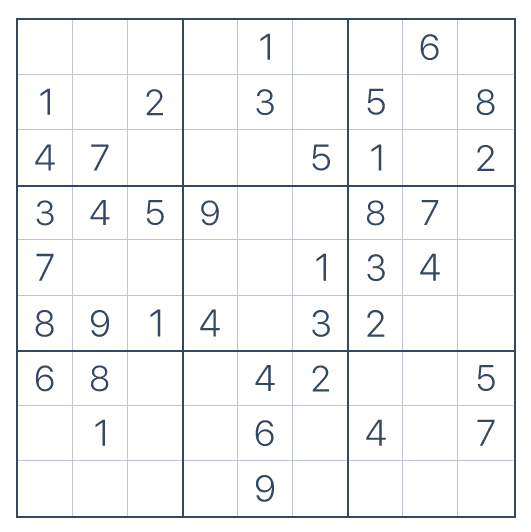
#> input picture puzzles/1.PNG, 531 x 532 px, found by its file name
$ python main.py
#> lines starting #> are read from the running program, lines starting #| are printed output that depends on the picture; after the words box and inside, x2 and y2 are one past the last pixel; in counts of white or black regions, pixels touching at a corner belong together
### libs/number_recog.py
import cv2
import numpy as np
from os import path
from skimage.metrics import structural_similarity

from libs.region_of_interest import ROI
from libs.grid_estimator import GridEstimator

class NumberRecog:

	def __init__(self, image_path, estimateGrid = True, visualise = True):
#> called with image_path = 'puzzles/1.png', estimateGrid = True, visualise = True
		self.image = cv2.imread(image_path)
#> self.image is the input picture: shape (532, 531, 3); mean B, G, R 246.8, 245.4, 244.3
		self.visualise = visualise

		self.cleanImage()

		self.grid_mean_width = int(self.image.shape[0] / 9)
		self.grid_mean_height = int(self.image.shape[1] / 9)

		if estimateGrid:
			estimator = GridEstimator(self.image)
			self.grid_mean_width, self.grid_mean_height = estimator.estimateGridSize()


	def showImage(self, image):
		if self.visualise:
			cv2.imshow('image', image)
			cv2.waitKey(0)
			cv2.destroyAllWindows()


	def getNumberContours(self):
		# Prepare image
		blurred = cv2.GaussianBlur(self.image, (5, 5), 0)
		thresh = cv2.threshold(blurred, 0, 255, cv2.THRESH_BINARY_INV + cv2.THRESH_OTSU)[1]

		# Get the contours with a full tree hierarchy
		contours, hierarchy = cv2.findContours(thresh, cv2.RETR_TREE, cv2.CHAIN_APPROX_SIMPLE)

		items_seen = []
		contours_of_interest = []

		# Copy the image to display the contours
		contour_image = self.display_image.copy()

		# Loop the contours and hierarchy
		for i, contour in enumerate(contours):
			area = cv2.contourArea(contour)

			# Check area of the contour, skip big areas
			if area > ((self.image.shape[0] ** 2) / 81):
				continue

			# Fetch the parent of the item
			(_, _, _, parent) = hierarchy[0][i]

			# The 4, 6, 8, and 9 get smaller contours on the inside. Luckily the hierarchy
			# makes sure that the smaller contours are always a child of the contour that
			# we are interested in. Therefore, if we have already seen the parent of this
			# item we want to skip it
			if parent not in items_seen:
				if self.visualise:
					x, y, w, h = cv2.boundingRect(contour)
					cv2.rectangle(contour_image, (x, y), (x + w, y + h), (0, 255, 0), 2)

				contours_of_interest.append(contour)

			items_seen.append(i)

		if self.visualise:
			self.showImage(contour_image)

		return contours_of_interest


	# Called with y, x instead of x, y to match numpy matrix indexing
	def getGridLocation(self, y, x):
		y_pos = int((y / self.grid_mean_height).round())
		x_pos = int((x / self.grid_mean_width).round())

		return (y_pos, x_pos)


	def cleanImage(self):
		# Make uniform size
		image_resize = cv2.resize(self.image, (500, 500))

		# Get the edges of the image
		gray = cv2.cvtColor(image_resize, cv2.COLOR_BGR2GRAY)
		edged = cv2.Canny(gray, 50, 200, 255)
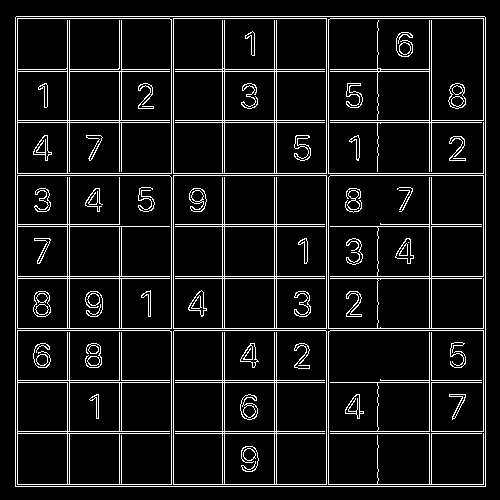
#> edged: shape (500, 500); 8.7% white in thin lines or dots, all inside (x1, y1, x2, y2) = (15, 16, 486, 487)

		# Detect the outer contour
		contours, hierarchy = cv2.findContours(edged, cv2.RETR_EXTERNAL, cv2.CHAIN_APPROX_NONE)
#> contours = 1 contour; box (x1, y1, x2, y2) and area: (15, 16, 486, 487) 220899

		# Crop out the outer padding of the image
		x, y, w, h = cv2.boundingRect(contours[0])
#> x = 15; y = 16; w = 471; h = 471
		image_cropped = image_resize[y:y + h, x:x + w]

		image_resize = cv2.resize(image_cropped, (500, 500))

		# Keep a version of the image for visualisation
		self.display_image = image_resize

		# Grayscale the image for further processing
		self.image = cv2.cvtColor(image_resize, cv2.COLOR_BGR2GRAY)
#> self.image: shape (500, 500)
#> in estimateGridSize, `bw = cv2.adaptiveThreshold(gray, 255, cv2.ADAPTIVE_THRESH_GAUSSIAN_C, ..`: bw: shape (500, 500); 10.6% white; 47 white regions, largest, box (x1, y1, x2, y2) and area: (0, 1, 500, 500) 9772, (335, 337, 495, 495) 1496, (5, 336, 163, 496) 1487


	def getRegions(self):
		number_contours = self.getNumberContours()

		rois = []

		for contour in number_contours:
			(x, y, w, h) = cv2.boundingRect(contour)

			# Crop out the regions of interest
			roi_img = self.image[y:y + h, x:x + w]
			grid_loc = self.getGridLocation(y, x)
			# self.showImage(roi_img)

			rois.append(ROI(roi_img, grid_loc))

		return rois


	def loadExamples(self):
		self.number_examples = []

		for i in range(1, 10):
			example_path = 'numbers/%i.png' % i

			if not path.exists(example_path):
				raise Exception('Example number file %s doesn\'t exist yet, make sure to generate these first.' % example_path)

			number_image = cv2.imread(example_path)
			number_image = cv2.cvtColor(number_image, cv2.COLOR_BGR2GRAY)

			self.number_examples.append(number_image)


	# [24 lines left out: functions matchToExample, appendNumbersToROI, not called in this run]


	def extract(self):
		rois = self.getRegions()

		self.loadExamples()
		self.appendNumbersToROI(rois)

		return rois

### libs/grid_estimator.py
import cv2
import numpy as np

class GridEstimator:

	def __init__(self, image):
		self.image = image


	# [4 lines left out: function showImage, not called in this run]


	def getStructure(self, image, size, direction = 'horizontal'):
#> called with size = 50, direction = 'horizontal'
		total = image.shape[0 if direction == 'vertical' else 1]
#> total = 500
		direction_size = int(total / size)
#> direction_size = 10

		if direction == 'vertical':
			return cv2.getStructuringElement(cv2.MORPH_RECT, (1, direction_size))
		elif direction == 'horizontal':
			return cv2.getStructuringElement(cv2.MORPH_RECT, (direction_size, 1))


	def applyStructure(self, image, struct, fill = False):
#> called with struct = array of shape (1, 10), fill = True
		if fill:
			applied = cv2.dilate(image, struct)
#> applied: shape (500, 500); 30.8% white; 39 white regions, largest, box (x1, y1, x2, y2) and area: (0, 1, 500, 500) 58651, (15, 292, 43, 320) 623, (71, 292, 98, 319) 604
			applied = cv2.erode(applied, struct)
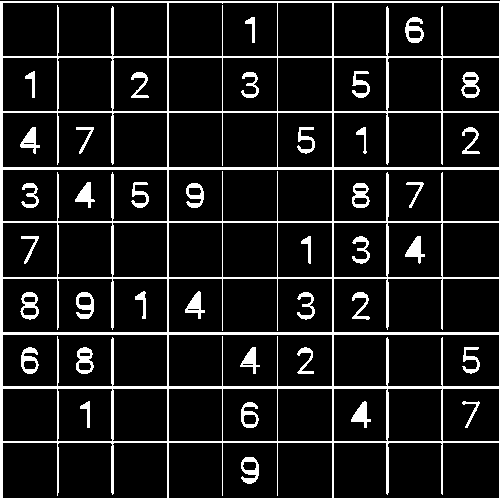
#> applied: shape (500, 500); 11.3% white; 39 white regions, largest, box (x1, y1, x2, y2) and area: (0, 1, 500, 500) 20680, (76, 292, 94, 319) 271, (241, 457, 259, 484) 268
		else:
			applied = cv2.erode(image, struct)
			applied = cv2.dilate(applied, struct)

		return applied


	def estimateGridSize(self):
		gray = cv2.bitwise_not(self.image)
		bw = cv2.adaptiveThreshold(gray, 255, cv2.ADAPTIVE_THRESH_GAUSSIAN_C, cv2.THRESH_BINARY, 11, -2)
		# self.showImage(bw)

		# Fill out the image because the adaptive threshold misses some pixels
		horz_struct = self.getStructure(bw, 50, 'horizontal')
		refined_image = self.applyStructure(bw.copy(), horz_struct, True)

		vert_struct = self.getStructure(bw, 50, 'vertical')
#> vert_struct = [1, 1, 1, 1, 1, 1, 1, 1, 1, 1]
		refined_image = self.applyStructure(refined_image, vert_struct, True)
#> in applyStructure (call 2), `applied = cv2.dilate(image, struct)`: applied: shape (500, 500); 31.2% white; 39 white regions, largest, box (x1, y1, x2, y2) and area: (0, 0, 500, 500) 60400, (20, 288, 39, 325) 599, (76, 288, 94, 324) 588
#> in applyStructure (call 2), `applied = cv2.erode(applied, struct)`: applied: shape (500, 500); 12.9% white; 39 white regions, largest, box (x1, y1, x2, y2) and area: (0, 0, 500, 500) 21520, (20, 293, 39, 321) 428, (76, 293, 94, 320) 426

		# Remove the numbers from the image
		horz_struct = self.getStructure(bw, 4, 'horizontal')
		horizontal = self.applyStructure(refined_image.copy(), horz_struct)
#> call 3 of applyStructure, with struct = array of shape (1, 125), fill = False
#> in applyStructure (call 3), `applied = cv2.erode(image, struct)`:
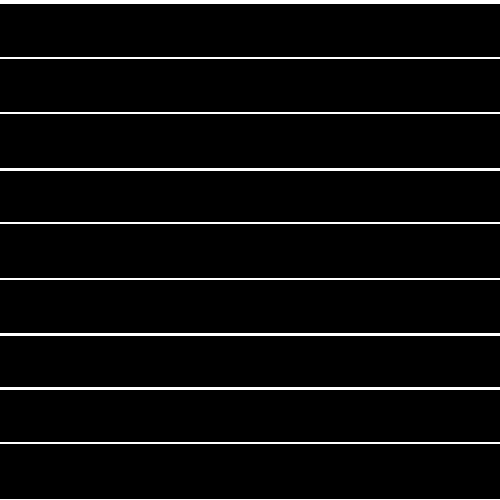
#> applied: shape (500, 500); 4.8% white; 10 white regions, largest, box (x1, y1, x2, y2) and area: (0, 0, 500, 4) 2000, (0, 168, 500, 171) 1500, (0, 333, 500, 336) 1500

		vert_struct = self.getStructure(bw, 4, 'vertical')
#> vert_struct = 125 values from 1 to 1
		vertical = self.applyStructure(refined_image.copy(), vert_struct)
#> in applyStructure (call 4), `applied = cv2.erode(image, struct)`: applied: shape (500, 500); 4% white; 10 white regions

		merged = horizontal + vertical
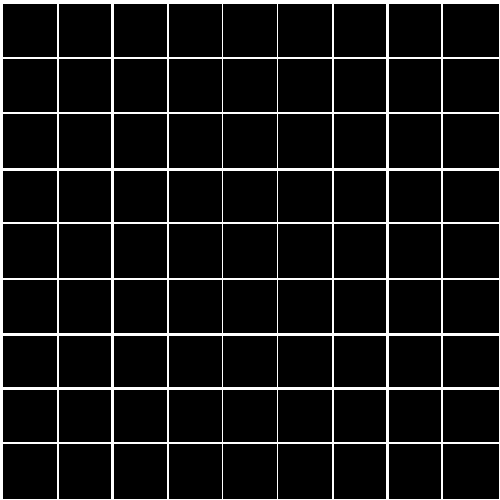
#> merged: shape (500, 500); min 0, max 255, mean 21.9
		# self.showImage(merged)

		# Get the grid contours
		contours, hierarchy = cv2.findContours(merged, cv2.RETR_TREE, cv2.CHAIN_APPROX_SIMPLE)
#> contours = 82 contours; largest, box (x1, y1, x2, y2) and area: (0, 0, 500, 500) 249001, (442, 443, 500, 500) 3190, (442, 223, 500, 279) 3133, (442, 113, 500, 169) 3133, (277, 443, 333, 500) 3078

		counter = 0
		grid_width = []
		grid_height = []
		inner_width = []
		inner_height = []

		# Loop the contours and store their height and width
		for c in contours:
			area = cv2.contourArea(c)

			# Filter the outer contour
			if area > ((bw.shape[0] ** 2) / 2):
				continue

			counter = counter + 1

			(_, _, w, h) = cv2.boundingRect(c)

			inner_width.append(w)
			inner_height.append(h)

			if counter % 9 == 0:
				grid_width.append(inner_width)
				grid_height.append(inner_height)
				inner_width = []
				inner_height = []
#> this loop made 82 passes
#> (area, w, h) on passes 2 to 13: (3190, 58, 57), (2966, 54, 57), (2966, 54, 57), (3078, 56, 57), (3078, 56, 57), (3022, 55, 57), (3022, 55, 57), (2966, 54, 57), (3078, 56, 57), (3019, 58, 54), (2807, 54, 54), (2807, 54, 54)
#> (c, area) on pass 1: ([[0, 0], [0, 499], [499, 499], [499, 0]], 249001)
#> after the loop, counter = 81; grid_height = 9 items; grid_width = 9 items

		# Get the mean width and height
		grid_mean_width = np.median(np.median(grid_width, 0))
#> grid_mean_width = 55
		grid_mean_height = np.median(np.median(grid_height, 0))
#> grid_mean_height = 55

		return (grid_mean_width, grid_mean_height)

### libs/region_of_interest.py
class ROI:

	def __init__(self, image, position, number = None):
		self.image = image
		self.position = position
		self.number = number


	def getPosition(self):
		return self.position


	def getImage(self):
		return self.image


	def getNumber(self):
		return self.number


	def setNumber(self, number):
		self.number = number

### main.py
import cv2
from libs.number_recog import NumberRecog
from libs.fill_matrix import getFilledMatrix

recog = NumberRecog('puzzles/1.png')
number_extracts = recog.extract()
#> in getNumberContours, `thresh = cv2.threshold(blurred, 0, 255, cv2.THRESH_BINARY_INV + cv2.TH..`:
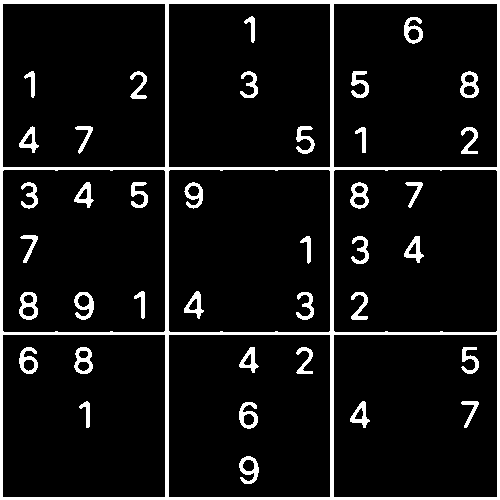
#> thresh: shape (500, 500); 8.6% white; 39 white regions
#> in getNumberContours, `contours, hierarchy = cv2.findContours(thresh, cv2.RETR_TREE, cv2.CHAI..`: contours = 68 contours; largest, box (x1, y1, x2, y2) and area: (0, 0, 500, 500) 249001, (333, 3, 498, 168) 26894, (333, 334, 498, 498) 26730, (2, 3, 166, 168) 26730, (333, 169, 498, 333) 26713
#> the loop in getNumberContours, `for i, contour in enumerate(contours):` made 68 passes
#> (area, parent, x, y, w, h) on passes 3, 4, 6, 8, 10, 12, 13, 16, 17, 20, 23, 24: (119, 1, 461, 401, 18, 27), (245, 1, 350, 401, 20, 27), (170, 1, 461, 347, 18, 27), (330.5, 6, 239, 456, 20, 28), (313, 6, 239, 402, 19, 27), (152, 6, 296, 347, 17, 27), (235.5, 6, 239, 347, 20, 26), (100, 14, 79, 401, 11, 27), (371, 14, 74, 347, 19, 27), (308.5, 14, 19, 347, 19, 27), (167.5, 21, 351, 292, 17, 28), (251, 21, 404, 236, 20, 27)
#> (area, parent) on passes 5, 9, 11, 14, 18, 19: (68, 3), (116, 7), (107.5, 9), (61, 12), (92, 16), (66, 16)
#> after the loop in getNumberContours, `for i, contour in enumerate(contours):`:
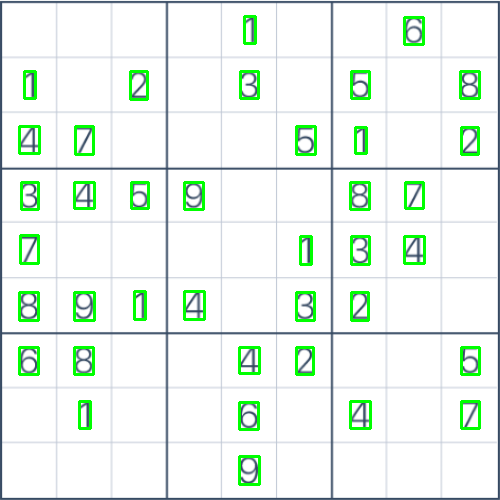
#> contour_image: shape (500, 500, 3); mean B, G, R 236.1, 244.8, 233.4
#> after the loop in getNumberContours, `for i, contour in enumerate(contours):`: contours_of_interest = 38 contours; largest, box (x1, y1, x2, y2) and area: (19, 292, 38, 320) 395, (460, 71, 479, 98) 374, (74, 347, 93, 374) 371, (350, 182, 369, 209) 357, (74, 292, 94, 320) 334; items_seen = 58 values from 2 to 67
#> in getRegions, `number_contours = self.getNumberContours()`: number_contours has the same summary as contours_of_interest in getNumberContours
#> the loop in getRegions, `for contour in number_contours:` made 38 passes
#> (x, y, w, h, y_pos in getGridLocation, x_pos in getGridLocation) on passes 1 to 12: (461, 401, 18, 27, 7, 8), (350, 401, 20, 27, 7, 6), (461, 347, 18, 27, 6, 8), (239, 456, 20, 28, 8, 4), (239, 402, 19, 27, 7, 4), (296, 347, 17, 27, 6, 5), (239, 347, 20, 26, 6, 4), (79, 401, 11, 27, 7, 1), (74, 347, 19, 27, 6, 1), (19, 347, 19, 27, 6, 0), (351, 292, 17, 28, 5, 6), (404, 236, 20, 27, 4, 7)
#> (x, y, w, h) on pass 20: (74, 292, 20, 28)
#> pass 2, in getRegions, `roi_img = self.image[y:y + h, x:x + w]`:
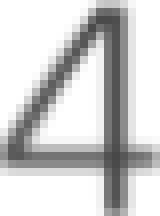
#> roi_img: shape (27, 20) (shown 8 times larger); min 72, max 255, mean 206.4
#> (the run stopped early here; a loop or call above may not have finished)
